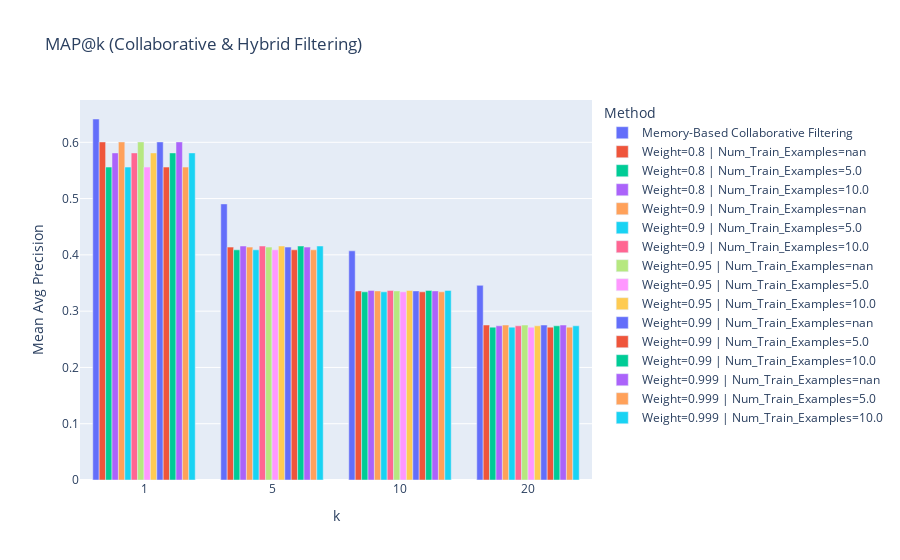

Source (notebook cell):
### Code cell
create_bar_chart_plotly(
    combined_df,
    x="k", 
    y="mean_avg_prec", 
    color="name", 
    title="MAP@k (Collaborative & Hybrid Filtering)", 
    labels={"k": "k", "mean_avg_prec": "Mean Avg Precision", "name": "Method"}
)

### Figure 1 — Plotly figure (JSON) as saved in the notebook; plotly's stock layout.template omitted (floating-point values rounded to 4 significant figures)
{"data": [{"alignmentgroup": "True", "hovertemplate": "Method=Memory-Based Collaborative Filtering<br>k=%{x}<br>Mean Avg Precision=%{y}<extra></extra>", "legendgroup": "Memory-Based Collaborative Filtering", "marker": {"color": "#636efa", "pattern": {"shape": ""}}, "name": "Memory-Based Collaborative Filtering", "offsetgroup": "Memory-Based Collaborative Filtering", "orientation": "v", "showlegend": true, "textposition": "auto", "type": "bar", "x": ["1", "5", "10", "20"], "xaxis": "x", "y": [0.6414, 0.4905, 0.4071, 0.3458], "yaxis": "y"}, {"alignmentgroup": "True", "hovertemplate": "Method=Weight=0.8 | Num_Train_Examples=nan<br>k=%{x}<br>Mean Avg Precision=%{y}<extra></extra>", "legendgroup": "Weight=0.8 | Num_Train_Examples=nan", "marker": {"color": "#EF553B", "pattern": {"shape": ""}}, "name": "Weight=0.8 | Num_Train_Examples=nan", "offsetgroup": "Weight=0.8 | Num_Train_Examples=nan", "orientation": "v", "showlegend": true, "textposition": "auto", "type": "bar", "x": ["1", "5", "10", "20"], "xaxis": "x", "y": [0.6006, 0.4138, 0.3359, 0.2754], "yaxis": "y"}, {"alignmentgroup": "True", "hovertemplate": "Method=Weight=0.8 | Num_Train_Examples=5.0<br>k=%{x}<br>Mean Avg Precision=%{y}<extra></extra>", "legendgroup": "Weight=0.8 | Num_Train_Examples=5.0", "marker": {"color": "#00cc96", "pattern": {"shape": ""}}, "name": "Weight=0.8 | Num_Train_Examples=5.0", "offsetgroup": "Weight=0.8 | Num_Train_Examples=5.0", "orientation": "v", "showlegend": true, "textposition": "auto", "type": "bar", "x": ["1", "5", "10", "20"], "xaxis": "x", "y": [0.556, 0.4089, 0.3343, 0.2716], "yaxis": "y"}, {"alignmentgroup": "True", "hovertemplate": "Method=Weight=0.8 | Num_Train_Examples=10.0<br>k=%{x}<br>Mean Avg Precision=%{y}<extra></extra>", "legendgroup": "Weight=0.8 | Num_Train_Examples=10.0", "marker": {"color": "#ab63fa", "pattern": {"shape": ""}}, "name": "Weight=0.8 | Num_Train_Examples=10.0", "offsetgroup": "Weight=0.8 | Num_Train_Examples=10.0", "orientation": "v", "showlegend": true, "textposition": "auto", "type": "bar", "x": ["1", "5", "10", "20"], "xaxis": "x", "y": [0.5811, 0.4157, 0.3369, 0.274], "yaxis": "y"}, {"alignmentgroup": "True", "hovertemplate": "Method=Weight=0.9 | Num_Train_Examples=nan<br>k=%{x}<br>Mean Avg Precision=%{y}<extra></extra>", "legendgroup": "Weight=0.9 | Num_Train_Examples=nan", "marker": {"color": "#FFA15A", "pattern": {"shape": ""}}, "name": "Weight=0.9 | Num_Train_Examples=nan", "offsetgroup": "Weight=0.9 | Num_Train_Examples=nan", "orientation": "v", "showlegend": true, "textposition": "auto", "type": "bar", "x": ["1", "5", "10", "20"], "xaxis": "x", "y": [0.6006, 0.4138, 0.3359, 0.2754], "yaxis": "y"}, {"alignmentgroup": "True", "hovertemplate": "Method=Weight=0.9 | Num_Train_Examples=5.0<br>k=%{x}<br>Mean Avg Precision=%{y}<extra></extra>", "legendgroup": "Weight=0.9 | Num_Train_Examples=5.0", "marker": {"color": "#19d3f3", "pattern": {"shape": ""}}, "name": "Weight=0.9 | Num_Train_Examples=5.0", "offsetgroup": "Weight=0.9 | Num_Train_Examples=5.0", "orientation": "v", "showlegend": true, "textposition": "auto", "type": "bar", "x": ["1", "5", "10", "20"], "xaxis": "x", "y": [0.556, 0.4089, 0.3343, 0.2716], "yaxis": "y"}, {"alignmentgroup": "True", "hovertemplate": "Method=Weight=0.9 | Num_Train_Examples=10.0<br>k=%{x}<br>Mean Avg Precision=%{y}<extra></extra>", "legendgroup": "Weight=0.9 | Num_Train_Examples=10.0", "marker": {"color": "#FF6692", "pattern": {"shape": ""}}, "name": "Weight=0.9 | Num_Train_Examples=10.0", "offsetgroup": "Weight=0.9 | Num_Train_Examples=10.0", "orientation": "v", "showlegend": true, "textposition": "auto", "type": "bar", "x": ["1", "5", "10", "20"], "xaxis": "x", "y": [0.5811, 0.4157, 0.3369, 0.274], "yaxis": "y"}, {"alignmentgroup": "True", "hovertemplate": "Method=Weight=0.95 | Num_Train_Examples=nan<br>k=%{x}<br>Mean Avg Precision=%{y}<extra></extra>", "legendgroup": "Weight=0.95 | Num_Train_Examples=nan", "marker": {"color": "#B6E880", "pattern": {"shape": ""}}, "name": "Weight=0.95 | Num_Train_Examples=nan", "offsetgroup": "Weight=0.95 | Num_Train_Examples=nan", "orientation": "v", "showlegend": true, "textposition": "auto", "type": "bar", "x": ["1", "5", "10", "20"], "xaxis": "x", "y": [0.6006, 0.4138, 0.3359, 0.2754], "yaxis": "y"}, {"alignmentgroup": "True", "hovertemplate": "Method=Weight=0.95 | Num_Train_Examples=5.0<br>k=%{x}<br>Mean Avg Precision=%{y}<extra></extra>", "legendgroup": "Weight=0.95 | Num_Train_Examples=5.0", "marker": {"color": "#FF97FF", "pattern": {"shape": ""}}, "name": "Weight=0.95 | Num_Train_Examples=5.0", "offsetgroup": "Weight=0.95 | Num_Train_Examples=5.0", "orientation": "v", "showlegend": true, "textposition": "auto", "type": "bar", "x": ["1", "5", "10", "20"], "xaxis": "x", "y": [0.556, 0.4089, 0.3343, 0.2716], "yaxis": "y"}, {"alignmentgroup": "True", "hovertemplate": "Method=Weight=0.95 | Num_Train_Examples=10.0<br>k=%{x}<br>Mean Avg Precision=%{y}<extra></extra>", "legendgroup": "Weight=0.95 | Num_Train_Examples=10.0", "marker": {"color": "#FECB52", "pattern": {"shape": ""}}, "name": "Weight=0.95 | Num_Train_Examples=10.0", "offsetgroup": "Weight=0.95 | Num_Train_Examples=10.0", "orientation": "v", "showlegend": true, "textposition": "auto", "type": "bar", "x": ["1", "5", "10", "20"], "xaxis": "x", "y": [0.5811, 0.4157, 0.3369, 0.274], "yaxis": "y"}, {"alignmentgroup": "True", "hovertemplate": "Method=Weight=0.99 | Num_Train_Examples=nan<br>k=%{x}<br>Mean Avg Precision=%{y}<extra></extra>", "legendgroup": "Weight=0.99 | Num_Train_Examples=nan", "marker": {"color": "#636efa", "pattern": {"shape": ""}}, "name": "Weight=0.99 | Num_Train_Examples=nan", "offsetgroup": "Weight=0.99 | Num_Train_Examples=nan", "orientation": "v", "showlegend": true, "textposition": "auto", "type": "bar", "x": ["1", "5", "10", "20"], "xaxis": "x", "y": [0.6006, 0.4138, 0.3359, 0.2754], "yaxis": "y"}, {"alignmentgroup": "True", "hovertemplate": "Method=Weight=0.99 | Num_Train_Examples=5.0<br>k=%{x}<br>Mean Avg Precision=%{y}<extra></extra>", "legendgroup": "Weight=0.99 | Num_Train_Examples=5.0", "marker": {"color": "#EF553B", "pattern": {"shape": ""}}, "name": "Weight=0.99 | Num_Train_Examples=5.0", "offsetgroup": "Weight=0.99 | Num_Train_Examples=5.0", "orientation": "v", "showlegend": true, "textposition": "auto", "type": "bar", "x": ["1", "5", "10", "20"], "xaxis": "x", "y": [0.556, 0.4089, 0.3343, 0.2716], "yaxis": "y"}, {"alignmentgroup": "True", "hovertemplate": "Method=Weight=0.99 | Num_Train_Examples=10.0<br>k=%{x}<br>Mean Avg Precision=%{y}<extra></extra>", "legendgroup": "Weight=0.99 | Num_Train_Examples=10.0", "marker": {"color": "#00cc96", "pattern": {"shape": ""}}, "name": "Weight=0.99 | Num_Train_Examples=10.0", "offsetgroup": "Weight=0.99 | Num_Train_Examples=10.0", "orientation": "v", "showlegend": true, "textposition": "auto", "type": "bar", "x": ["1", "5", "10", "20"], "xaxis": "x", "y": [0.5811, 0.4157, 0.3369, 0.274], "yaxis": "y"}, {"alignmentgroup": "True", "hovertemplate": "Method=Weight=0.999 | Num_Train_Examples=nan<br>k=%{x}<br>Mean Avg Precision=%{y}<extra></extra>", "legendgroup": "Weight=0.999 | Num_Train_Examples=nan", "marker": {"color": "#ab63fa", "pattern": {"shape": ""}}, "name": "Weight=0.999 | Num_Train_Examples=nan", "offsetgroup": "Weight=0.999 | Num_Train_Examples=nan", "orientation": "v", "showlegend": true, "textposition": "auto", "type": "bar", "x": ["1", "5", "10", "20"], "xaxis": "x", "y": [0.6006, 0.4138, 0.3359, 0.2754], "yaxis": "y"}, {"alignmentgroup": "True", "hovertemplate": "Method=Weight=0.999 | Num_Train_Examples=5.0<br>k=%{x}<br>Mean Avg Precision=%{y}<extra></extra>", "legendgroup": "Weight=0.999 | Num_Train_Examples=5.0", "marker": {"color": "#FFA15A", "pattern": {"shape": ""}}, "name": "Weight=0.999 | Num_Train_Examples=5.0", "offsetgroup": "Weight=0.999 | Num_Train_Examples=5.0", "orientation": "v", "showlegend": true, "textposition": "auto", "type": "bar", "x": ["1", "5", "10", "20"], "xaxis": "x", "y": [0.556, 0.4089, 0.3343, 0.2716], "yaxis": "y"}, {"alignmentgroup": "True", "hovertemplate": "Method=Weight=0.999 | Num_Train_Examples=10.0<br>k=%{x}<br>Mean Avg Precision=%{y}<extra></extra>", "legendgroup": "Weight=0.999 | Num_Train_Examples=10.0", "marker": {"color": "#19d3f3", "pattern": {"shape": ""}}, "name": "Weight=0.999 | Num_Train_Examples=10.0", "offsetgroup": "Weight=0.999 | Num_Train_Examples=10.0", "orientation": "v", "showlegend": true, "textposition": "auto", "type": "bar", "x": ["1", "5", "10", "20"], "xaxis": "x", "y": [0.5811, 0.4157, 0.3369, 0.274], "yaxis": "y"}], "layout": {"barmode": "group", "legend": {"title": {"text": "Method"}, "tracegroupgap": 0}, "title": {"text": "MAP@k (Collaborative & Hybrid Filtering)"}, "xaxis": {"anchor": "y", "domain": [0, 1], "tickvals": ["1", "10", "20", "5"], "title": {"text": "k"}}, "yaxis": {"anchor": "x", "domain": [0, 1], "title": {"text": "Mean Avg Precision"}}}}
